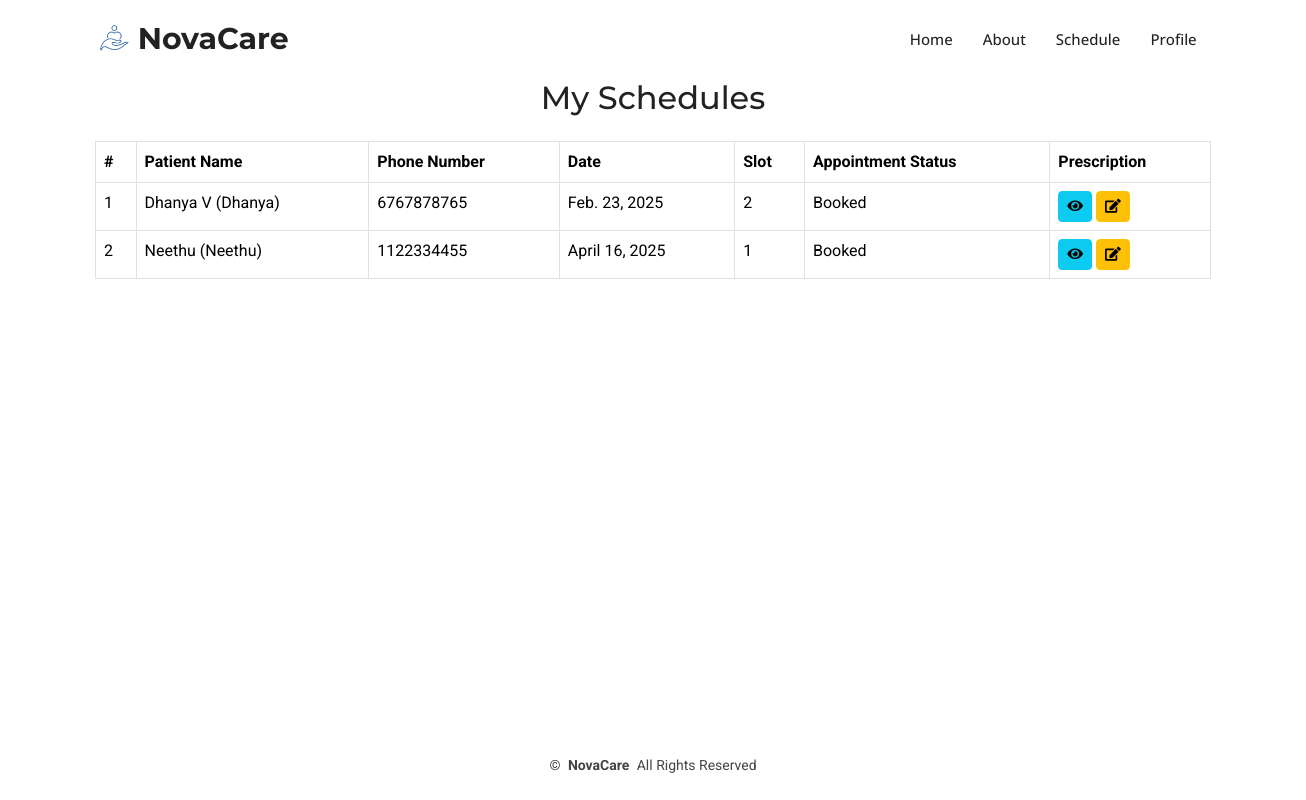
Screenshot of /staffapp/schedule (signed in) with the database file from the repository.
### HospitalApp/models.py (models this page shows, shortened)
class Appointment(models.Model):
    STATUS_CHOICES = [('Booked', 'Booked'), ('Completed', 'Completed'), ('Cancelled', 'Cancelled')]
    SLOT_CHOICES = [(i, f"Slot {i}") for i in range(1, 6)]  # 5 predefined slots
    patient = models.ForeignKey(Patient, on_delete=models.CASCADE, related_name='appointments')
    doctor = models.ForeignKey(Doctor, on_delete=models.CASCADE, related_name='appointments')
    appointment_date = models.DateField()
    appointment_slot = models.IntegerField(choices=SLOT_CHOICES)
    phone = models.CharField(
        max_length=15,
        validators=[RegexValidator(regex=r'^\d{10,15}$', message="Enter a valid phone number")]
    )
    status = models.CharField(max_length=25, choices=STATUS_CHOICES, default='Booked')
    notes = models.TextField(blank=True, null=True)
    prescription = models.TextField(blank=True, null=True)
    is_booked = models.BooleanField(default=False, editable=False)  # Auto-set when booked, hidden from forms

class Patient(models.Model):
    GENDER_CHOICES = [('Male', 'Male'), ('Female', 'Female'), ('Other', 'Other')]
    user = models.OneToOneField(CustomUser, on_delete=models.CASCADE, related_name="patient_profile")
    name = models.CharField(max_length=100)
    dob = models.DateField(verbose_name="Date of Birth")
    gender = models.CharField(max_length=10, choices=GENDER_CHOICES, verbose_name="Gender")
    phone = models.CharField(max_length=15, validators=[RegexValidator(regex=r'^\d{10,15}$', message="Enter a valid phone number")])
    email = models.EmailField()
    emergency_contact = models.CharField(max_length=15, validators=[RegexValidator(regex=r'^\d{10,15}$', message="Enter a valid phone number")])
    address_line1 = models.CharField(max_length=100)
    address_line2 = models.CharField(max_length=100, blank=True, null=True)
    admission_date = models.DateTimeField(default=now)
    updated_at = models.DateTimeField(auto_now=True)
    has_completed_details = models.BooleanField(default=False)
    profile_photo = models.ImageField(upload_to='media/profile_photos/', blank=True, null=True)
    def __str__(self):
        return f"{self.name} ({self.user.username})"

class CustomUser(AbstractUser):
    USER_TYPES = (
        ('patient', 'Patient'),
        ('doctor', 'Doctor'),
        ('admin', 'Admin'),
    )
    user_type = models.CharField(max_length=10, choices=USER_TYPES, default='patient')
    email = models.EmailField(unique=True)
    username = models.CharField(max_length=150, unique=True)
    class Meta:
        verbose_name = "User"
        verbose_name_plural = "Users"
        ordering = ['id']

### StaffApp/views.py (the view)
# urls.py: path('schedule', views.schedule, name='schedule'),
@login_required(login_url='staff_login')
def schedule(request):
    now = timezone.now().date()
    doctor = get_object_or_404(Doctor, user=request.user)
    appointments = Appointment.objects.filter(doctor=doctor)
    return render(request,'StaffApp/staff_template/schedules.html', {'doctor': doctor, 'appointments': appointments  })

### templates/StaffApp/staff_template/schedules.html (shortened to what this page needs)
{% extends 'StaffApp/staff_template/staff_base.html' %}
{% load static %}
{% block extra_css %}
<link rel="stylesheet" href="https://cdnjs.cloudflare.com/ajax/libs/font-awesome/5.15.4/css/all.min.css">
{% endblock %}
{% block content %}
<div class="container">
    <h2 class="text-center mb-4">My Schedules</h2>
    <table class="table table-bordered">
        <thead>
            <tr>
                <th>#</th>
                <th>Patient Name</th>
                <th>Phone Number</th>
                <th>Date</th>
                <th>Slot</th>
                <th>Appointment Status</th>
                <th>Prescription</th>
            </tr>
        </thead>
        <tbody>
            {% for appointment in appointments %}
            <tr>
                <td>{{ forloop.counter }}</td>
                <td>{{ appointment.patient }}</td>
                <td>{{ appointment.phone }}</td>
                <td>{{ appointment.appointment_date }}</td>
                <td>{{ appointment.appointment_slot }}</td>
                <td><span >{{ appointment.status}}</span></td>
                <td>
                    <a href="{% url 'view_prescription' appointment.id %}" class="btn btn-info btn-sm" title="View Prescription">
                        <i class="fas fa-eye"></i>
                    </a>
                    <a href="{% url 'add_prescription' appointment.id %}" class="btn btn-warning btn-sm" title="Edit Prescription">
                        <i class="fas fa-edit"></i>
                    </a>
                </td>
            </tr>
            {% endfor %}
        </tbody>
    </table>
</div>
{% endblock %}

### static/HospitalAdminApp/staff_template/assets/css/main.css (style rules this page uses)
:root { --default-font: "Roboto", system-ui, -apple-system, "Segoe UI", Roboto, "Helvetica Neue", Arial, "Noto Sans", "Liberation Sans", sans-serif, "Apple Color Emoji", "Segoe UI Emoji", "Segoe UI Symbol", "Noto Color Emoji"; --heading-font: "Montserrat", sans-serif; --nav-font: "Open Sans", sans-serif; }
:root { --background-color: #ffffff; --default-color: #444444; --heading-color: #222222; --accent-color: #106eea; --surface-color: #ffffff; --contrast-color: #ffffff; }
:root { --nav-color: #222222; --nav-hover-color: #106eea; --nav-mobile-background-color: #ffffff; --nav-dropdown-background-color: #ffffff; --nav-dropdown-color: #222222; --nav-dropdown-hover-color: #106eea; }
:root { scroll-behavior: smooth; }
body { color: var(--default-color); background-color: var(--background-color); font-family: var(--default-font); }
a { color: var(--accent-color); text-decoration: none; transition: 0.3s; }
h1, h2, h3, h4, h5, h6 { color: var(--heading-color); font-family: var(--heading-font); }

### templates/StaffApp/staff_template/schedules.html (style rules this page uses)
.container { max-width: 1200px; }

### templates/StaffApp/staff_template/staff_base.html (style rules this page uses)
html, body { height: 100%; margin: 0; display: flex; flex-direction: column; }

### rows the page displays
Appointment: patient "Dhanya V (Dhanya)", phone "6767878765", appointment_date "Feb. 23, 2025", appointment_slot "2", status "Booked"
Appointment: patient "Neethu (Neethu)", phone "1122334455", appointment_date "April 16, 2025", appointment_slot "1", status "Booked"
